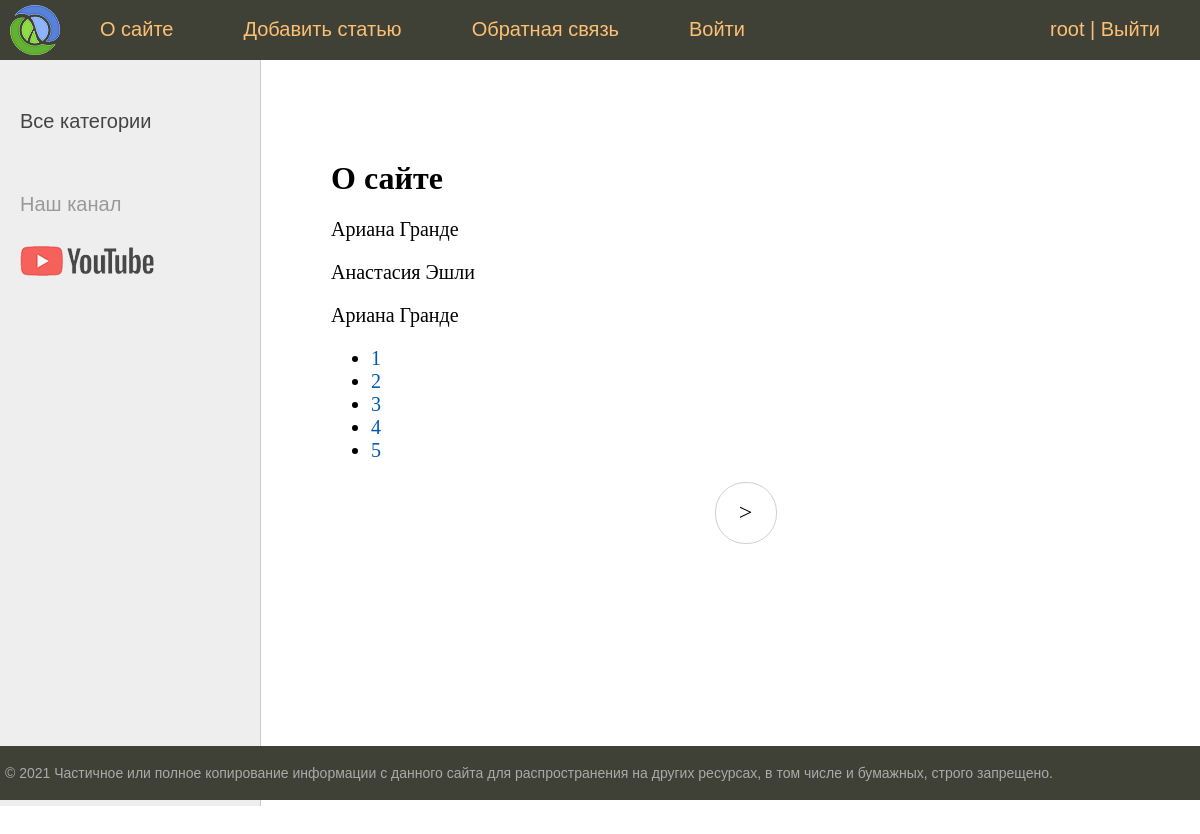
The page /about/ (signed in) on the database its author committed.
### women/models.py (models this page shows, shortened)
class Women(models.Model):
    title = models.CharField(max_length=255, verbose_name="Заголовок")
    slug = models.SlugField(max_length=255, unique=True, db_index=True, verbose_name="URL")
    content = models.TextField(blank=True, verbose_name="Текст статьи")
    photo = models.ImageField(upload_to="photos/%Y/%m/%d/", verbose_name="Фото")
    time_create = models.DateTimeField(auto_now_add=True, verbose_name="Время создания")
    time_update = models.DateTimeField(auto_now=True, verbose_name="Время изменения")
    is_published = models.BooleanField(default=True, verbose_name="Публикация")
    cat = models.ForeignKey('Category', on_delete=models.PROTECT, verbose_name="Категории")
    def __str__(self):
        return self.title
    class Meta:
        verbose_name = 'Известные женщины'
        verbose_name_plural = 'Известные женщины'
        ordering = ['-time_create', 'title']

### women/views.py (the view)
# urls.py: path('about/', about, name='about'),
@login_required
def about(request):
    contact_list = Women.objects.all()
    paginator = Paginator(contact_list, 3)  # По 3 элемента спсика на каждой странице
    page_number = request.GET.get('page')  # Принимает номер страницы
    page_obj = paginator.get_page(page_number)  # Формирует объект-список элементов текущей страницы
    return render(request, 'women/about.html', {'page_obj': page_obj, 'menu': menu, 'title': 'О сайте'})

### women/models.py (called while the page is built)
    def get_absolute_url(self):
        return reverse('category', kwargs={'cat_slug': self.slug})

### women/templatetags/women_tags.py (called while the page is built)
@register.inclusion_tag('women/list_categories.html')
def show_categories(sort=None, cat_selected=0):
    if not sort:
        cats = Category.objects.all()
    else:
        cats = Category.objects.order_by(sort)
    return {"cats": cats, "cat_selected": cat_selected}

### women/templates/women/about.html
{% extends 'women/base.html' %}
{% block content %}
<h1>{{title}}</h1>
{% for contact in page_obj %}
<p>{{ contact }}</p>
{% endfor %}
<nav>
    <ul>
        {% for p in page_obj.paginator.page_range %}
        <li>
            <a href="?page={{ p }}">{{ p }}</a>
        </li>
        {% endfor %}
    </ul>
</nav>
{% endblock %}

### women/templates/women/base.html (shortened to what this page needs)
{% load static %}
{% load women_tags %}
<!DOCTYPE html>
<html>
<head>
	<link type="text/css" href="{% static 'women/css/styles.css' %}" rel="stylesheet" />
</head>
<body>
<table class="table-page" border=0 cellpadding="0" cellspacing="0">
<tr><td valign=top>
{% block mainmenu %}
    <div class="header">
        <ul id="mainmenu" class="mainmenu">
            <li class="logo"><a href="{% url 'home' %}"><div class="logo"></div></a></li>
            {% for m in menu %}
            <li><a href="{% url m.url_name %}">{{m.title}}</a></li>
            {% endfor %}
            {% if request.user.is_authenticated %}
            <li class="last"> {{user.username}} | <a href="{% url 'logout' %}">Выйти</a></li>
            {% else %}
            <li class="last"><a href="{% url 'register' %}">Регистрация</a> | <a href="{% url 'login' %}">Войти</a></li>
            {% endif %}
        </ul>
    </div>
{% endblock mainmenu %}
<table class="table-content" border=0 cellpadding="0" cellspacing="0">
<tr>
{% load cache %}
<td valign="top" class="left-chapters">
	<ul id="leftchapters">
        {% if cat_selected == 0 %}
		<li class="selected">Все категории</li>
        {% else %}
		<li><a href="{% url 'home' %}">Все категории</a></li>
        {% endif %}
		<li class="share">
		<p>Наш канал</p>
		<a class="share-yt" href="https://www.youtube.com/channel/UClJzWfGWuGJL2t-3dYKcHTA/playlists" target="_blank" rel="nofollow"></a>
		</li>
	</ul>
</td>
<td valign="top" class="content">
	<div class="content-text">
{% block content %}
{% endblock %}
{% if page_obj.has_other_pages %}
<nav class="list-pages">
    <ul>
        {% if page_obj.has_next %}
        <li class="page-num">
            <a href="?page={{ page_obj.next_page_number }}">&gt;</a>
        </li>
        {% endif %}
    </ul>
</nav>
{% endif %}
	</div>
</td></tr></table>
</td></tr>
<tr><td valign=top>
	<div id="footer">
		<p>&copy; 2021 Частичное или полное копирование информации с данного сайта для распространения на других ресурсах, в том числе и бумажных, строго запрещено.</p>
	</div>
</td></tr></table>
</body>
</html>

### women/static/women/css/styles.css (style rules this page uses)
html, body { font-family: 'Arial'; margin: 0; padding: 0; height: 100%; width: 100%; color: #444; }
a { color: #0059b2; text-decoration: none; }
.table-page { width: 100%; height: 100%; vertical-align: top; }
.table-page tr { height: 100%; }
.header { background: #3F4137; height: 60px; }
.logo { background: url('../images/logo.png') no-repeat 10px 5px; width: 70px; height: 60px; }
ul.mainmenu { list-style: none; margin: 0; padding: 0; height: 60px; color: #fdc073; font-size: 20px; overflow: hidden; }
ul.mainmenu li { float: left; margin: 18px 40px 0 30px; }
ul.mainmenu li.logo { margin: 0; }
ul.mainmenu li.last { float: right; }
ul.mainmenu li a { color: #fdc073; text-decoration: none; }
.table-content { width: 100%; min-height: 100%; height: 100%; }
.left-chapters { margin: 0; background: #eee; border-right: 1px solid #ccc; min-height: 100%; }
.left-chapters ul { width: 230px; min-height: 100%; margin: 0; padding: 20px 10px 10px 20px; list-style: none; font-size: 20px; }
.left-chapters ul li { margin: 30px 0 0 0; color: #999; }
.left-chapters ul li a { color: #444; text-decoration: none; }
.left-chapters ul li.share { margin: 60px 0 0 0; }
.left-chapters ul li.share p { margin: 30px 0 30px 0; }
.left-chapters ul li.share a { display: inline-block; width: 40px; height: 40px; margin: 0 20px 0 0; }
.left-chapters ul li.share a.share-yt { width: 100%; height: 30px; background: url('../images/share_yt.png') no-repeat 0 0 }
.content { padding: 40px 20px 20px 40px; width: 100%; box-sizing: border-box; }
.content-text { margin: 60px 0 0 30px; color: #000; font-size: 20px; font-family: Yandex Sans Display Light; }
.content-text h1 { font-size: 32px; }
#footer { box-sizing: border-box; background: #3F4137; padding: 5px; color: #aaa; font-size: 14px; font-family: Verdana, Geneva, Arial, Helvetica; text-align: left; overflow: hidden; }
.list-pages { text-align: center; margin: 0 0 20px 0; }
.list-pages ul { margin: 20px 0 0 0; padding: 0; list-style: none; }
.list-pages ul li { display: inline-block; margin: 0 20px 0 0; }
.list-pages a { color: #000; font-size: 24px; text-decoration: none; }
.list-pages .page-num, .page-num-selected { display: inline-block; width: 60px; height: 44px; padding: 16px 0 0 0; border: 1px solid #d0d0d0; border-radius: 30px; }

### rows shown on the page
Women: title "Ариана Гранде"
Women: title "Анастасия Эшли"
Women: title "Ариана Гранде"

### other values the page prints
{{ m.title }} "О сайте" "Добавить статью" "Обратная связь" "Войти"
{{ user.username }} "root"
{{ title }} "О сайте"
{{ p }} "1" "2" "3" "4" "5"
